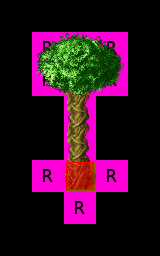

Rendered tile map (Tiled .tmx) drawn with the repository's tilesets; below, a short description and the map source with its tile grids summarised:
An orthogonal 5x8 tile map with 32x32 px tiles, 6 tile layers (RuleRegions, RuleSet, rule_Ground, rule_Fringe, ...), 8 tilesets.

<map version="1.0" orientation="orthogonal" width="5" height="8" tilewidth="32" tileheight="32">
 <properties>
  <property name="minimap" value="graphics/minimaps/014-1.png" />
  <property name="music" value="The Mana World - The Forest.ogg" />
  <property name="name" value="Woodland" />
  <property name="overlay0image" value="graphics/images/ambient/clouds.png" />
  <property name="overlay0parallax" value="1.0" />
  <property name="overlay0scrollX" value="0.2" />
  <property name="overlay0scrollY" value="0.1" />
 </properties>
 <tileset firstgid="1" name="Woodland" tilewidth="32" tileheight="32">
  <image source="../graphics/tiles/Woodland_ground.png" width="512" height="512" />
 </tileset>
 <tileset firstgid="257" name="Woodland x2" tilewidth="32" tileheight="64">
  <image source="../graphics/tiles/Woodland_x2.png" width="512" height="128" />
 </tileset>
 <tileset firstgid="289" name="Woodland x3" tilewidth="32" tileheight="96">
  <image source="../graphics/tiles/Woodland_x3.png" width="512" height="192" />
 </tileset>
 <tileset firstgid="321" name="Woodland Village" tilewidth="32" tileheight="32">
  <image source="../graphics/tiles/Woodland_village.png" width="512" height="512" />
 </tileset>
 <tileset firstgid="577" name="Woodland Water" tilewidth="32" tileheight="32">
  <image source="../graphics/tiles/Woodland_water.png" width="512" height="96" />
 </tileset>
 <tileset firstgid="625" name="Collision" tilewidth="32" tileheight="32">
  <image source="../graphics/tiles/collision.png" width="64" height="32" />
 </tileset>
 <tileset firstgid="627" name="set_rules" tilewidth="32" tileheight="32">
  <image source="../graphics/tiles/set_rules.png" width="32" height="32" />
 </tileset>
 <tileset firstgid="628" name="set_woodland" tilewidth="32" tileheight="32">
  <image source="../graphics/tiles/set_woodland.png" width="192" height="192" />
 </tileset>
 <layer name="RuleRegions" width="5" height="8">
  <data>[40 cells, 12 non-empty, 1 distinct tile ids]</data>
 </layer>
 <layer name="RuleSet" width="5" height="8">
  <data>[40 cells, 1 non-empty, 1 distinct tile ids]</data>
 </layer>
 <layer name="rule_Ground" width="5" height="8">
  <data>[40 cells, 0 non-empty, 0 distinct tile ids]</data>
 </layer>
 <layer name="rule_Fringe" width="5" height="8">
  <data>[40 cells, 1 non-empty, 1 distinct tile ids]</data>
 </layer>
 <layer name="rule_Over" width="5" height="8">
  <data>[40 cells, 7 non-empty, 7 distinct tile ids]</data>
 </layer>
 <layer name="rule_Collision" width="5" height="8">
  <data>[40 cells, 1 non-empty, 1 distinct tile ids]</data>
 </layer>
</map>
